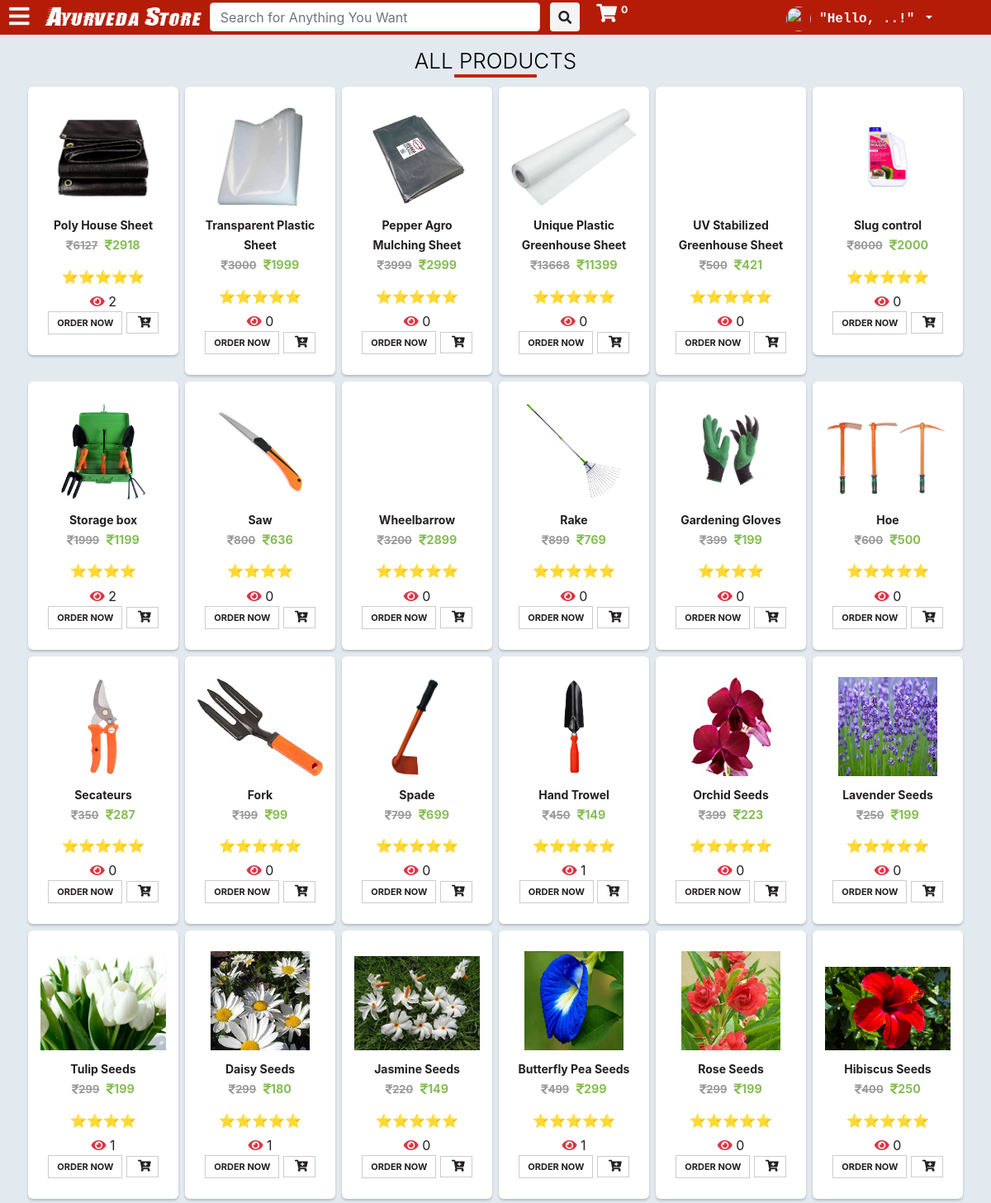
The app's page /search/ (upper part) with its own data.
### saler/models.py (models this page shows, shortened)
class Product(models.Model):
    Avilabel_Product = (("In Stock", 'In Stock'), ("Out Stock", 'Out Stock'))
    Star_Rating = (("⭐", '⭐'), ("⭐⭐", '⭐⭐'), ("⭐⭐⭐", '⭐⭐⭐'), ("⭐⭐⭐⭐", '⭐⭐⭐⭐'), ("⭐⭐⭐⭐⭐", '⭐⭐⭐⭐⭐'))
    GST_CHOICES = (("0", '0'), ("3", '3'), ("5", '5'), ("12", '12'), ("18", '18'), ("28", '28'))
    product_id = models.BigAutoField(primary_key=True)
    product_id2 = models.CharField(max_length=100, default='')
    shop = models.ForeignKey(User, on_delete=models.CASCADE, default='')
    product_name = models.CharField(max_length=100)
    category = models.ForeignKey(category, default="", verbose_name="Category", on_delete=models.SET_DEFAULT, null=True)
    subcategory = models.CharField(max_length=50, default="")
    slug = models.CharField(max_length=400, default="")
    price = models.IntegerField(default=0)
    price_not = models.IntegerField(default=999)
    Product_Status = models.CharField(default='0', max_length=300, choices=Avilabel_Product)
    desc = models.TextField()
    short_description_1 = models.CharField(max_length=5000, default="")
    short_description_2 = models.CharField(max_length=5000, default="")
    short_description_3 = models.CharField(max_length=5000, default="")
    short_description_4 = models.CharField(max_length=5000, default="")
    short_description_5 = models.CharField(max_length=5000, default="")
    short_description_6 = models.CharField(max_length=5000, default="")
    short_description_7 = models.CharField(max_length=5000, default="")
    gst = models.CharField(default='0', max_length=3, choices=GST_CHOICES)
    Rating = models.CharField(default='0', max_length=100, choices=Star_Rating)
    Package_Dimensions = models.CharField(max_length=100, default=0)
    Item_Weight = models.CharField(max_length=100, default=0)
    Height = models.CharField(max_length=50, default="")
    Width = models.CharField(max_length=50, default="")
    color = models.CharField(max_length=50, null=True)
    seeds_per_pack = models.CharField(max_length=50, null=True)
    Avilabel_date = models.DateField(null=True)
    pub_date = models.DateField(auto_now=True)
    is_featured = models.BooleanField(default=False)
    num_visits = models.IntegerField(default=0)
    last_visit = models.DateTimeField(blank=True, null=True)
    image1 = models.ImageField(upload_to='products/images', default="", null=True)
    image2 = models.ImageField(upload_to='products/images', default="", null=True, blank=True)
    image3 = models.ImageField(upload_to='products/images', default="", null=True, blank=True)
    image4 = models.ImageField(upload_to='products/images', default="", null=True, blank=True)
    image5 = models.ImageField(upload_to='products/images', default="", null=True, blank=True)

### main/views.py (the view)
# urls.py: path('search/', views.search, name="search"),
def search(request):
    query = request.GET.get('query', '')
    prods = []
    for prod in [i for i in Product.objects.all()]:
        if query.lower() in prod.product_name.lower() or query.lower() in prod.desc.lower() or query.lower() in prod.subcategory.lower():
            prods.append([prod, [item for item in ProductSize.objects.filter(product=prod)]])
    params = {
        'product': prods,
        'cart_element_no': len([p for p in Cart.objects.all() if p.user == request.user]),
        'category': category.objects.all(),
    }
    return render(request, 'main/view_all.html', params)

### main/templatetags/app_tags.py (called while the page is built)
@register.filter(name='split')
def split(str, key):
    return str.split(key)

### saler/models.py (called while the page is built)
    def __str__(self):
        return f'{self.name}'

### main/templates/main/view_all.html (shortened to what this page needs)
{% extends 'main/base.html' %}
{% load static %}
{% block main_body %}
<div class="container-fluid p-3" style="background-color: #e2eaef;">
		<h2>All <b>{{catg}}</b> Products</h2>
		<div class="row pt-1" style="justify-content: center;">
			{% for i in product reversed %}
			<div class="p-1 prod1212">
				<a href="{% url 'home' %}product/{{i.0.product_id}}" style="text-decoration: none; color: #231f20">
				<div class="thumb-wrapper">
					<div class="img-box">
						<img src="{{i.0.image1.url}}" class="img-responsive img-fluid" alt="">
					</div>
					<div class="thumb-content">
						<small><strong>{{i.0.product_name}}</strong></small>
						<p class="item-price"><strike><i class="fa fa-inr"
							aria-hidden="true"></i><strong>{{i.0.price_not}}</strong></strike> <span><i class="fa fa-inr"
							        aria-hidden="true"></i><strong>{{i.0.price}}</strong></span>
						</p>
						<h6 class="text-red">{{i.0.Rating}}</h6>
						<i class="fa fa-eye text-danger" aria-hidden="true" ></i> {{i.0.num_visits}}
						<div>
							{% if i.1 %}
							<a p_id="{{i.0.product_id}}" class="btn btn-primary oprbtn" id="ord{{i.0.product_id}}">Order Now</a>
							<a p_id="{{i.0.product_id}}" class="btn btn-primary oprbtn"  style="padding: 5px 10px 5px 5px;" id="atc{{i.0.product_id}}"><i class="fa fa-cart-plus" aria-hidden="true"></i></a>
							{% else %}
											<form method="GET" style="display: inline;" action="/order_now">
														<button type="submit" class="btn btn-primary oprbtn">Order Now</button>
													</form>
												<a prod_id="{{i.0.product_id}}" class="btn pt-1 pb-1 pr-2 pl-2 add_to_cart"><i class="fa fa-cart-plus" aria-hidden="true"></i></a>
										{% endif %}
						</div>
					</div>
				</div>
				</a>
			</div>
			{% endfor %}
		</div>
</div>
{% include 'main/footer.html' %}
{% endblock main_body %}

### main/static/main/css/style.css (style rules this page uses)
.item-price { font-size: 13px; padding: 2px 0; }
.item-price strike { color: #999; margin-right: 5px; }
.item-price span { color: #86bd57; font-size: 110%; }

### main/templates/main/view_all.html (style rules this page uses)
.prod1212 .thumb-wrapper { padding: 25px 15px; background: #fff; border-radius: 6px; text-align: center; position: relative; box-shadow: 0 2px 3px rgba(0,0,0,0.2); }
.prod1212 .img-box { height: 120px; margin-bottom: 10px; width: 100%; position: relative; }
.prod1212 img { max-width: 100%; max-height: 100%; display: inline-block; position: absolute; bottom: 0; margin: 0 auto; left: 0; right: 0; }
.prod1212 .thumb-content .btn { color: #231f20; border-radius: 0; font-size: 11px; text-transform: uppercase; font-weight: bold; background: none; border: 1px solid #ccc; padding: 5px 10px; line-height: 16px; }
.prod1212 .thumb-content .btn i { font-size: 14px; font-weight: bold; margin-left: 5px; }
h2 { color: #000; font-size: 26px; font-weight: 300; text-align: center; text-transform: uppercase; position: relative; }
h2::after { content: ""; width: 100px; position: absolute; margin: 0 auto; height: 4px; border-radius: 1px; background: #be2714; left: 0; right: 0; bottom: -5px; }
.item-price { font-size: 13px; padding: 2px 0; }
.prod1212 { width: 190px; }

### records on screen
Product: image1 (picture), product_name "Poly House Sheet", price_not "6127", price "2918", Rating "⭐⭐⭐⭐⭐", num_visits "2"
Product: image1 (picture), product_name "Transparent Plastic Sheet", price_not "3000", price "1999", Rating "⭐⭐⭐⭐⭐", num_visits "0"
Product: image1 (picture), product_name "Pepper Agro Mulching Sheet", price_not "3999", price "2999", Rating "⭐⭐⭐⭐⭐", num_visits "0"
Product: image1 (picture), product_name "Unique Plastic Greenhouse Sheet", price_not "13668", price "11399", Rating "⭐⭐⭐⭐⭐", num_visits "0"
Product: product_name "UV Stabilized Greenhouse Sheet", price_not "500", price "421", Rating "⭐⭐⭐⭐⭐", num_visits "0"
Product: image1 (picture), product_name "Slug control", price_not "8000", price "2000", Rating "⭐⭐⭐⭐⭐", num_visits "0"
Product: image1 (picture), product_name "Storage box", price_not "1999", price "1199", Rating "⭐⭐⭐⭐", num_visits "2"
Product: image1 (picture), product_name "Saw", price_not "800", price "636", Rating "⭐⭐⭐⭐", num_visits "0"
Product: product_name "Wheelbarrow", price_not "3200", price "2899", Rating "⭐⭐⭐⭐⭐", num_visits "0"
Product: image1 (picture), product_name "Rake", price_not "899", price "769", Rating "⭐⭐⭐⭐⭐", num_visits "0"
Product: image1 (picture), product_name "Gardening Gloves", price_not "399", price "199", Rating "⭐⭐⭐⭐", num_visits "0"
Product: image1 (picture), product_name "Hoe", price_not "600", price "500", Rating "⭐⭐⭐⭐⭐", num_visits "0"
Product: image1 (picture), product_name "Secateurs", price_not "350", price "287", Rating "⭐⭐⭐⭐⭐", num_visits "0"
Product: image1 (picture), product_name "Fork", price_not "199", price "99", Rating "⭐⭐⭐⭐⭐", num_visits "0"
Product: image1 (picture), product_name "Spade", price_not "799", price "699", Rating "⭐⭐⭐⭐⭐", num_visits "0"
Product: image1 (picture), product_name "Hand Trowel", price_not "450", price "149", Rating "⭐⭐⭐⭐⭐", num_visits "1"
Product: image1 (picture), product_name "Orchid Seeds", price_not "399", price "223", Rating "⭐⭐⭐⭐⭐", num_visits "0"
Product: image1 (picture), product_name "Lavender Seeds", price_not "250", price "199", Rating "⭐⭐⭐⭐⭐", num_visits "0"
Product: image1 (picture), product_name "Tulip Seeds", price_not "299", price "199", Rating "⭐⭐⭐⭐", num_visits "1"
Product: image1 (picture), product_name "Daisy Seeds", price_not "299", price "180", Rating "⭐⭐⭐⭐⭐", num_visits "1"
Product: image1 (picture), product_name "Jasmine Seeds", price_not "220", price "149", Rating "⭐⭐⭐⭐⭐", num_visits "0"
Product: image1 (picture), product_name "Butterfly Pea Seeds", price_not "499", price "299", Rating "⭐⭐⭐⭐⭐", num_visits "1"
Product: image1 (picture), product_name "Rose Seeds", price_not "299", price "199", Rating "⭐⭐⭐⭐⭐", num_visits "0"
Product: image1 (picture), product_name "Hibiscus Seeds", price_not "400", price "250", Rating "⭐⭐⭐⭐⭐", num_visits "0"

### other values on screen
{{ cart_element_no }} "0"
